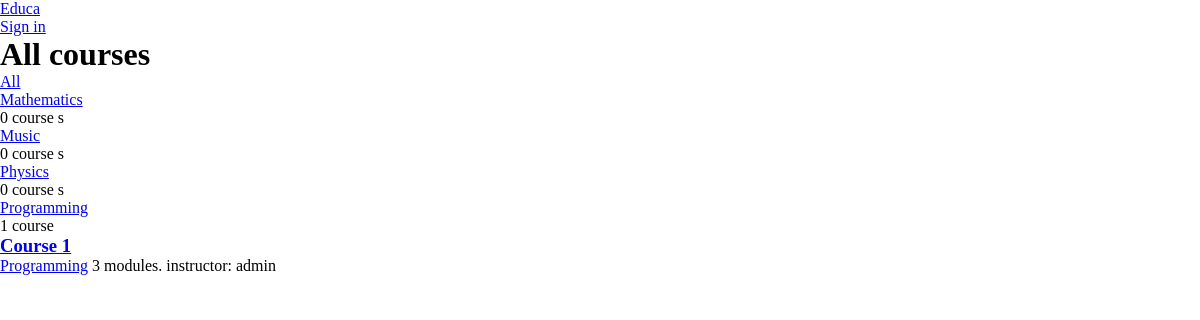
/, run on an earlier commit of the app's database.
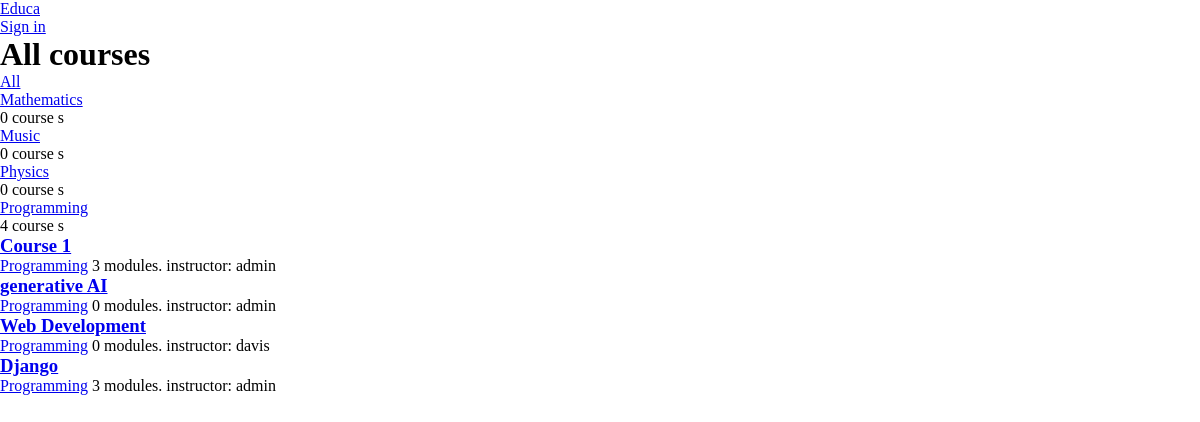
And on a later commit of the database.
### courses/models.py (models this page shows, shortened)
class Subject(models.Model):
    title = models.CharField(max_length=200)
    slug = models.SlugField(max_length=200, unique=True)
    class Meta:
        ordering = ['title']
    def __str__(self):
        return self.title

class Course(models.Model):
    owner = models.ForeignKey(User, related_name='courses', on_delete=models.CASCADE)
    subject = models.ForeignKey(Subject, related_name='courses_created', on_delete=models.CASCADE)
    title = models.CharField(max_length=200)
    slug = models.SlugField(max_length=200, unique=True)
    overview = models.TextField()
    created = models.DateTimeField(auto_now_add=True)
    students = models.ManyToManyField(User, related_name='courses_joined', blank=True)
    class Meta:
        ordering = ['-created']

### courses/views.py (the view)
# urls.py: path('', CourseListView.as_view(), name='course_list'),
class CourseListView(TemplateResponseMixin, View):
    model = Course
    template_name = 'courses/course/list.html'
    def get(self, request, subject=None):
        subjects = Subject.objects.annotate(
            total_courses=Count('courses_created')
        )
        courses = Course.objects.annotate(
            total_modules=Count('modules')
        )
        if subject:
            subject = get_object_or_404(Subject, slug=subject)
            courses = courses.filter(subject=subject)
        return self.render_to_response({
            'subjects': subjects,
            'subject': subject,
            'courses': courses
        })

### templates/courses/course/list.html (shortened to what this page needs)
{% extends 'base.html' %}
{% block content %}
    <h1>
        {% if subject %}
            {{ subject.title }} Courses
        {% else %}
            All courses
        {% endif %}
    </h1>
    <div class="contents">
        <ul id="modules">
            <li {% if not subject %} class="selected" {% endif %}>
                <a href="{% url 'course_list' %}">All</a>
            </li>
            {% for s in subjects %}
                <li {% if subject == s %} class="selected" {% endif %}>
                    <a href="{% url 'course_list_subject' s.slug %}">{{ s.title }}</a>
                    <br/>
                    <span>
            {{ s.total_courses }} course {{ s.total_courses|pluralize }}
        </span>
                </li>
            {% endfor %}
        </ul>
    </div>
    <div class="module">
        {% for course in courses %}
            {% with subject=course.subject %}
                <h3>
                    <a href="{% url 'course_detail' course.slug %}">{{ course.title }}</a>
                </h3>
                <p>
                    <a href="{% url 'course_list_subject' subject.slug %}">{{ subject }}</a>
                    {{ course.total_modules }} modules.
                    instructor: {{ course.owner.username }}
                </p>
            {% endwith %}
        {% endfor %}
    </div>
{% endblock %}

### templates/base.html (shortened to what this page needs)
{% load static %}
<!DOCTYPE html>
<html lang="en">
<head>
    <link href="{% static 'css/base.css' %}" rel="stylesheet">
</head>
<body>
<div class="header">
    <a href="{% url 'manage_course_list' %}">Educa</a>
    <ul class="menu">
        {% if request.user.is_authenticated %}
            <li>
                <form method="POST" action="{% url 'logout' %}"> {% csrf_token %}
                    <button type="submit"> sign Out</button>
                </form>
            </li>
        {% else %}
            <li>
                <a href="{% url 'login' %}">Sign in</a>
            </li>
        {% endif %}
    </ul>
</div>
<div class="content">
    {% block content %}
    {% endblock %}
</div>
</body>
</html>

### static/css/base.css (style rules this page uses)
* { padding: 0; margin: 0; box-sizing: border-box; }

What changed in the data, as far as the page shows it:
computed for Subject "Programming": total_courses "1" → "4"
added Course: title "generative AI", subject "Programming", total_modules "0", owner.username "admin"
added Course: title "Web Development", subject "Programming", total_modules "0", owner.username "davis"
added Course: title "Django", subject "Programming", total_modules "3", owner.username "admin"
